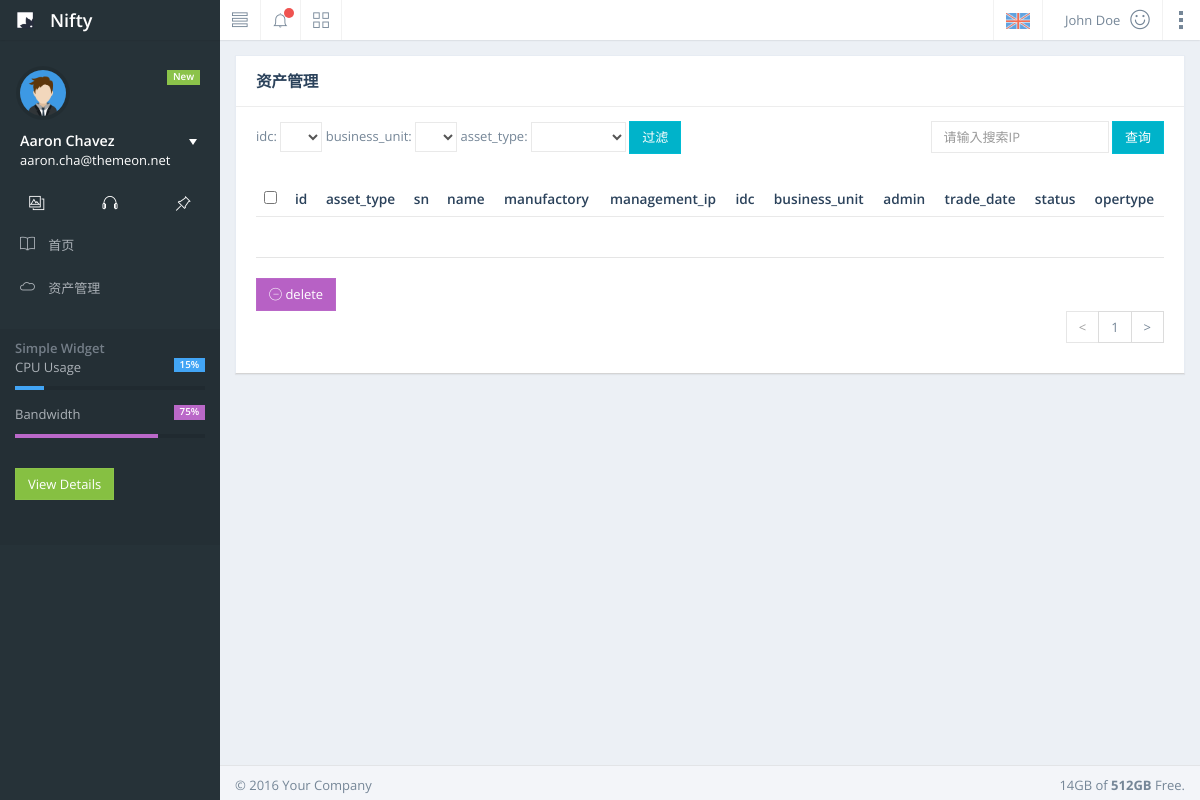
/cmdb/servers/, run on an earlier commit of the app's database.
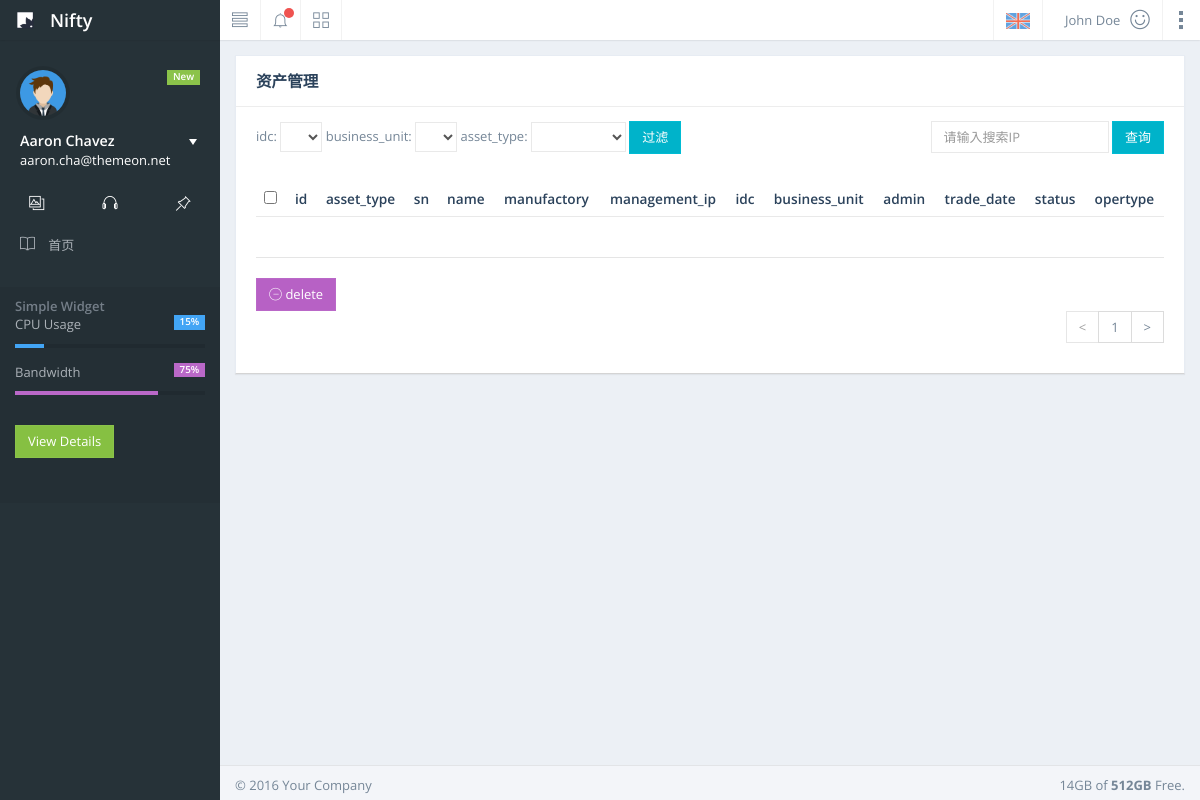
And on a later commit of the database.
### cmdb/models.py (models this page shows, shortened)
class Menu(models.Model):
    name = models.CharField(max_length=64)
    parent = models.ForeignKey('self',verbose_name=u'父级菜单',null=True,blank=True,default='0',\
                               help_text=u'如果添加的是子菜单，请选择父菜单',on_delete=models.CASCADE)
    show = models.BooleanField(verbose_name=u'是否显示',default=False,help_text=u'菜单是否显示，默认添加不显示')
    priority = models.IntegerField(verbose_name=u'显示优先级',null=True,blank=True,default=-1,\
                                   help_text=u'菜单的显示顺序，优先级越大显示越靠前')
    permission_id = models.IntegerField(verbose_name=u'权限编号',help_text=u'给菜单设置一个编号，用于权限控制',\
                                        error_messages={'field-permission_id': u'只能输入数字'},default=0)
    url_type_choices = ((0,'absolute'),(1,'dynamic'))
    url_type = models.SmallIntegerField(choices=url_type_choices,default=0)
    url_name = models.CharField(max_length=128)
    url_alias = models.CharField(max_length=64,null=True,blank=True)
    class_name = models.CharField(max_length=64,null=True,blank=True)
    class Meta:
        unique_together = ('name','url_name')
        ordering = ["-priority", "id"]

### cmdb/views.py (the view, shortened to what this page needs)
# urls.py: path('servers/',AssetList.as_view(),name="server_list"),
class AssetList(ListView):
    model = Asset
    template_name = 'cmdb/asset_list.html'
    permission_required = 'cmdb.can_view_serverinfo'
    raise_exception = True
    def get_context_data(self, *, object_list=None, **kwargs):
        filter_conditions = {}
        sorted_column = None
        context = super(AssetList, self).get_context_data(**kwargs)
        querysets = Asset.objects.get_queryset().order_by('id')
        try:
            print("1queryset:", querysets)
            querysets = utils.search_by(self.request, querysets, AssetAdmin)
            print("2queryset:",querysets)
            querysets, filter_conditions = utils.get_filter_result(self.request, querysets)
            querysets, sorted_column = utils.get_orderby_result(self.request, querysets, AssetAdmin)
            paginator = Paginator(querysets, AssetAdmin.list_per_page)
            page = self.request.GET.get('page')
            try:
                querysets = paginator.page(page)
            except PageNotAnInteger:
                querysets = paginator.page(1)
            except EmptyPage:
                querysets = paginator.page(paginator.num_pages)
        except Exception as e:
            traceback.print_exc()
        context['assets'] = querysets
        context['sorted_column'] = sorted_column
        context['model'] = Asset
        context['list_filter'] = AssetAdmin.list_filter
        context['list_display'] = AssetAdmin.list_display
        context['search_fields'] = AssetAdmin.search_fields
        context['filter_conditions'] = filter_conditions
        return context

### cmdb/templatetags/cmdbtags.py (called while the page is built)
@register.simple_tag()
def Menus():
    menus_all = {}
    menus = models.Menu.objects.filter(parent__isnull=True)
    for menu in menus:
        submenus = menu.menu_set.all()
        submenulist = []
        for submenu in submenus:
            submenulist.append(submenu)
        menus_all.update({menu: submenulist})
    return menus_all

@register.simple_tag
def get_current_sort_index(sorted_column):
    return list(sorted_column.values())[0] if sorted_column else ''

@register.simple_tag()
def get_selected_option(filter_condition,field,choice):
    value = filter_condition.get(field)
    if value:
        if value == str(choice):
            return 'selected'
    return

### cmdb/utils.py (called while the page is built)
def get_orderby_result(request,querysets,admin_class):
    current_ordered_column = {}
    orderby_index = request.GET.get('_o')
    if orderby_index:
        orderby_key = admin_class.list_display[abs(int(orderby_index))]
        current_ordered_column[orderby_key] = orderby_index
        if orderby_index.startswith('-'):
            orderby_key = '-' + orderby_key
        return querysets.order_by(orderby_key),current_ordered_column
    else:
        return querysets,current_ordered_column

### templates/cmdb/asset_list.html (shortened to what this page needs)
{% extends 'base.html' %}
{% load staticfiles %}
{% load cmdbtags %}
{% block extra_css %}
    <link href="{% static 'css/demo/nifty-demo-icons.min.css' %}" rel="stylesheet">
    <link href="{% static 'css/demo/nifty-demo.min.css' %}" rel="stylesheet">
{% endblock %}
{% block content %}
    <div id="content-container">
        <div id="page-content">
            <div class="panel">
                <div class="panel-heading">
                    <h3 class="panel-title">资产管理</h3>
                </div>
                <div class="panel-body">
                    <div class="pad-btm form-inline">
                        <div class="row">
                            <div class="col-sm-8 table-toolbar-left">
                                {% if list_filter %}
                                <form class="form-horizontal">
                                    {% for field in list_filter %}
                                        <label>{{ field }}:</label>
                                        <select name="{{ field }}" aria-controls="demo-dt-basic" class="form-control input-sm">
                                            <option value=""></option>
                                            {% options model field as choices %}
                                            {% for choice in choices %}
                                                {% for key,value in choice.items %}
                                                   <option value="{{ key }}" {% get_selected_option filter_conditions field key %}>{{ value }}</option>
                                                {% endfor %}
                                            {% endfor %}
                                        </select>
                                    {% endfor %}
                                    <input type="submit" value="过滤" class="btn btn-info">
                                 </form>
                            {% endif %}
                            </div>
                            <div class="col-sm-4 table-toolbar-right">
                                <form class="form-group">
                                    <input id="demo-input-search2" type="text" placeholder="请输入搜索IP" class="form-control" autocomplete="off" name="_q">
                                    <button class="btn btn-info" type="submit">查询</button>
                                </form>
                            </div>
                        </div>
                    </div>
                    <div class="table-responsive">
                        <table class="table table-striped">
                            <thead>
                                <tr>
                                    <th><div class="th-inner "><input type="checkbox" id="head_input" onclick="chooseallornot(this);"></div><div class="fht-cell"></div></th>
                                    {% for field in list_display %}
                                        <th class="text-center">{{ field }}</th>
                                    {% endfor %}
                                    <th class="text-center">opertype</th>
                                </tr>
                            </thead>
                        </table>
                    </div>
                    <hr>
                    <form method="post" onsubmit="delete_choose()">
                        <span><button id="demo-btn-addrow" class="btn btn-purple" type="submit"><i class="demo-pli-remove"></i> delete</button></span>
                    </form>
                    <div class="pull-right">
                        {% render_paginator assets filter_conditions sorted_column %}
                    </div>
                </div>
            </div>
        </div>
    </div>
{% endblock %}

### templates/base.html (shortened to what the changed rows need)
{% load staticfiles %}
{% load cmdbtags %}
<!DOCTYPE html>
<html lang="en">
<head>
    <link href="{% static 'css/bootstrap.min.css' %}" rel="stylesheet">
    <link href="{% static 'css/nifty.min.css' %}" rel="stylesheet">
    <link href="{% static 'themify-icons/themify-icons.min.css' %}" rel="stylesheet">
    <link href="{% static 'css/pace.min.css' %}" rel="stylesheet">
    {% block extra_css %}
    {% endblock %}
</head>
<body>
    <div id="container" class="effect mainnav-lg">
        <div class="boxed">
            {% block content %}{% endblock %}
            {% block main_nav %}
                <nav id="mainnav-container">
                    <div id="mainnav">
                        <div id="mainnav-menu-wrap">
                            <div class="nano">
                                <div class="nano-content">
                                    <ul id="mainnav-menu" class="list-group">
                                        {% Menus as menus %}
                                        {% for menu,values in menus.items %}
                                            {% if values|length %}
                                                <li class="active-sub">
                                                    <a href="{{ menu.url_name }}">
                                                        <i class="{{ menu.class_name }}"></i>
                                                        <span class="menu-title">{{ menu.name }}</span>
                                                        <i class="arrow"></i>
                                                    </a>
                                                    <ul class="collapse">
                                                        {% for submenu in values %}
                                                            <li onclick="ActiveMenu(this)" id="{{ submenu.id }}"><a href="{{ submenu.url_name }}">{{ submenu }}</a></li>
                                                        {% endfor %}
                                                    </ul>
                                                </li>
                                            {% else %}
                                                <li onclick="ActiveMenu(this)">
                                                    <a href="{{ menu.url_name }}">
                                                        <i class="{{ menu.class_name }}"></i>
                                                        <span class="menu-title">{{ menu.name }}</span>
                                                    </a>
                                                </li>
                                            {% endif %}
                                        {% endfor %}
                                    </ul>
                                </div>
                            </div>
                        </div>
                    </div>
                </nav>
            {% endblock %}
        </div>
    </div>
    </body>
</html>

What changed in the data, as far as the page shows it:
removed Menu: name "资产管理"
